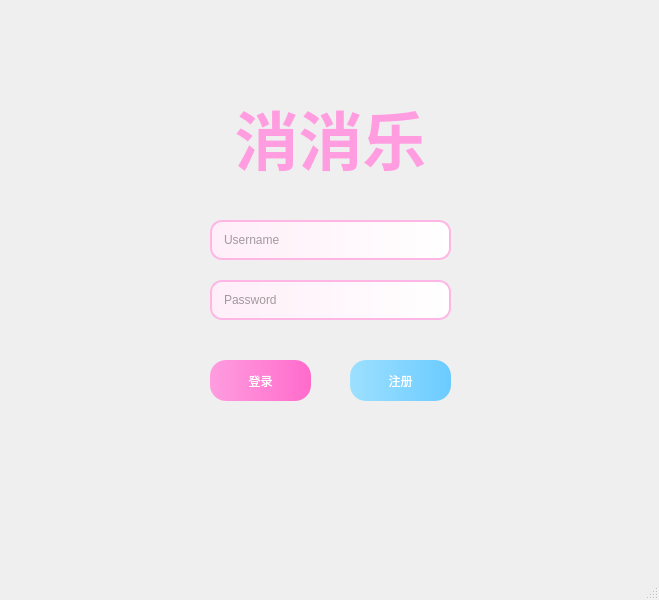
<?xml version="1.0" encoding="UTF-8"?>
<ui version="4.0">
 <class>MainWindow</class>
 <widget class="QMainWindow" name="MainWindow">
  <property name="geometry">
   <rect>
    <x>0</x>
    <y>0</y>
    <width>659</width>
    <height>600</height>
   </rect>
  </property>
  <property name="windowTitle">
   <string>Login</string>
  </property>
  <widget class="QWidget" name="centralwidget">
   <widget class="QLabel" name="label">
    <property name="geometry">
     <rect>
      <x>200</x>
      <y>90</y>
      <width>261</width>
      <height>91</height>
     </rect>
    </property>
    <property name="styleSheet">
     <string notr="true">color: #ff9de0; font-weight: 700;</string>
    </property>
    <property name="text">
     <string>&lt;html&gt;&lt;head/&gt;&lt;body&gt;&lt;p align=&quot;center&quot;&gt;&lt;span style=&quot; font-size:48pt;&quot;&gt;消消乐&lt;/span&gt;&lt;/p&gt;&lt;/body&gt;&lt;/html&gt;</string>
    </property>
   </widget>
   <widget class="QLineEdit" name="lineEditUser">
    <property name="geometry">
     <rect>
      <x>210</x>
      <y>220</y>
      <width>241</width>
      <height>40</height>
     </rect>
    </property>
    <property name="styleSheet">
     <string notr="true">
QLineEdit{
    border: 2px solid #ffb6e5;
    border-radius: 12px;
    padding: 0 10px;
    background: qlineargradient(x1:0,y1:0,x2:1,y2:0, stop:0 #ffeef8, stop:1 #ffffff);
    font: 15px &quot;Microsoft YaHei&quot;;
    color: #444;
}
QLineEdit:focus{
    border: 2px solid #ff6bcb;
}
     </string>
    </property>
    <property name="placeholderText">
     <string>Username</string>
    </property>
   </widget>
   <widget class="QLineEdit" name="lineEditPass">
    <property name="geometry">
     <rect>
      <x>210</x>
      <y>280</y>
      <width>241</width>
      <height>40</height>
     </rect>
    </property>
    <property name="styleSheet">
     <string notr="true">
QLineEdit{
    border: 2px solid #ffb6e5;
    border-radius: 12px;
    padding: 0 10px;
    background: qlineargradient(x1:0,y1:0,x2:1,y2:0, stop:0 #ffeef8, stop:1 #ffffff);
    font: 15px &quot;Microsoft YaHei&quot;;
    color: #444;
}
QLineEdit:focus{
    border: 2px solid #ff6bcb;
}
     </string>
    </property>
    <property name="echoMode">
     <enum>QLineEdit::Password</enum>
    </property>
    <property name="placeholderText">
     <string>Password</string>
    </property>
   </widget>
   <widget class="QPushButton" name="pushButtonLogin">
    <property name="geometry">
     <rect>
      <x>210</x>
      <y>360</y>
      <width>101</width>
      <height>41</height>
     </rect>
    </property>
    <property name="styleSheet">
     <string notr="true">
QPushButton{
    border: none;
    border-radius: 16px;
    background: qlineargradient(x1:0,y1:0,x2:1,y2:0, stop:0 #ff9de0, stop:1 #ff6bcb);
    color: #fff;
    font: 16pt &quot;Microsoft YaHei&quot;;
}
QPushButton:hover{
    background: qlineargradient(x1:0,y1:0,x2:1,y2:0, stop:0 #ff6bcb, stop:1 #ff4fa5);
}
QPushButton:pressed{
    background: qlineargradient(x1:0,y1:0,x2:1,y2:0, stop:0 #ff4fa5, stop:1 #e0438c);
}
     </string>
    </property>
    <property name="text">
     <string>登录</string>
    </property>
   </widget>
   <widget class="QPushButton" name="pushButtonRegister">
    <property name="geometry">
     <rect>
      <x>350</x>
      <y>360</y>
      <width>101</width>
      <height>41</height>
     </rect>
    </property>
    <property name="styleSheet">
     <string notr="true">
QPushButton{
    border: none;
    border-radius: 16px;
    background: qlineargradient(x1:0,y1:0,x2:1,y2:0, stop:0 #9de0ff, stop:1 #6bcbff);
    color: #fff;
    font: 16pt &quot;Microsoft YaHei&quot;;
}
QPushButton:hover{
    background: qlineargradient(x1:0,y1:0,x2:1,y2:0, stop:0 #6bcbff, stop:1 #4fa5ff);
}
QPushButton:pressed{
    background: qlineargradient(x1:0,y1:0,x2:1,y2:0, stop:0 #4fa5ff, stop:1 #438ce0);
}
     </string>
    </property>
    <property name="text">
     <string>注册</string>
    </property>
   </widget>
  </widget>
  <widget class="QMenuBar" name="menubar">
   <property name="geometry">
    <rect>
     <x>0</x>
     <y>0</y>
     <width>659</width>
     <height>17</height>
    </rect>
   </property>
  </widget>
  <widget class="QStatusBar" name="statusbar"/>
 </widget>
 <resources/>
 <connections/>
</ui>
